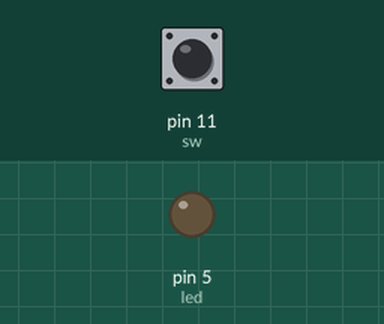
Simulated run of this sketch. Board: Arduino Uno, built with avr-gcc and run on an emulated ATmega328P. Shown: output pins drawn as LEDs (lit = HIGH). The test bench sets the inputs (shaded band); at power-on: pin 11 (sw) HIGH.

Above: at 1.2 s.
1.3 s: pin 11 (sw) pulled LOW for 0.15 s
At 2.0 s:
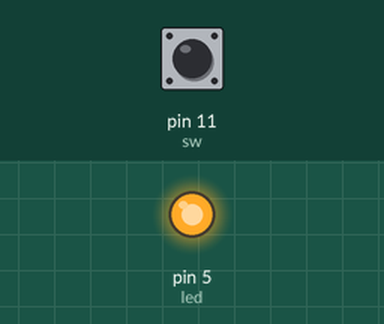
2.9 s: pin 11 (sw) pulled LOW for 1 s
At 4.5 s:
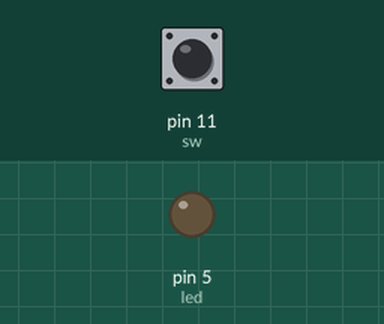
5.4 s: pin 11 (sw) pulled LOW for 3.2 s
At 9.2 s:
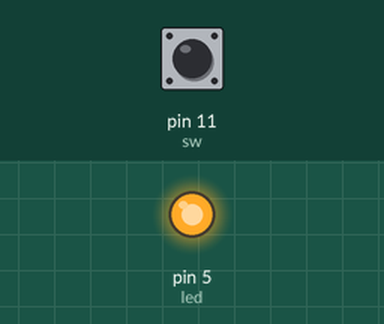
Timing chart, 0 to 10.7 s (numbered marks = the images above; inputs shaded):
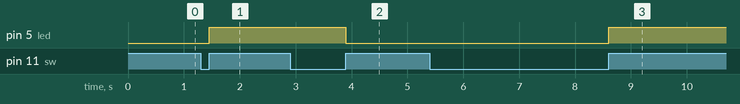

The sketch:

pro14.ino
```cpp
#include "Toggler.h"

int led = 5;
int sw = 11;

void setup() {
  pinMode(led, OUTPUT);
  pinMode(sw , INPUT);
}

Toggler toggler(sw);
void loop() {
  boolean swState = toggler.toggle();
  digitalWrite(led, swState);
}
```

Measured:
- after the input at 1.3 s, pin 5 (led): LOW → HIGH after 0.15 s
- after the input at 2.9 s, pin 5 (led): HIGH → LOW after 1.0 s
- after the input at 5.4 s, pin 5 (led): LOW → HIGH after 3.2 s
